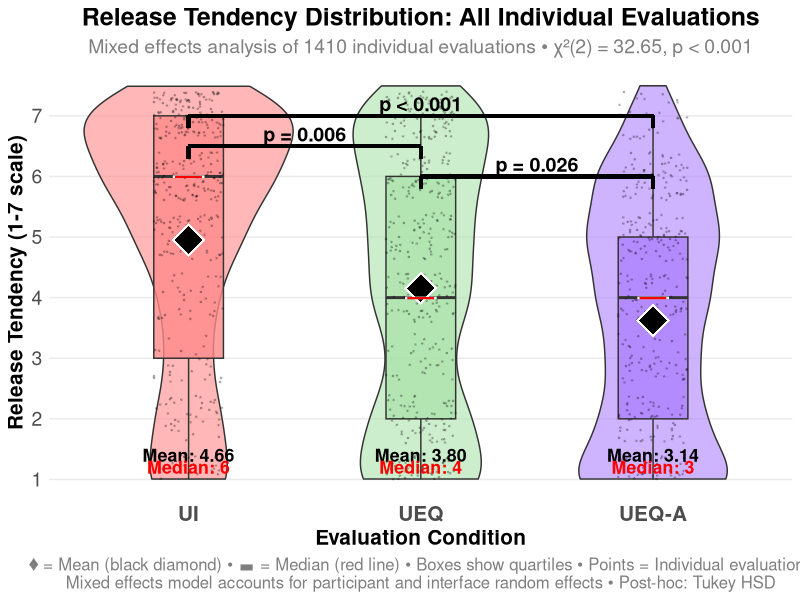
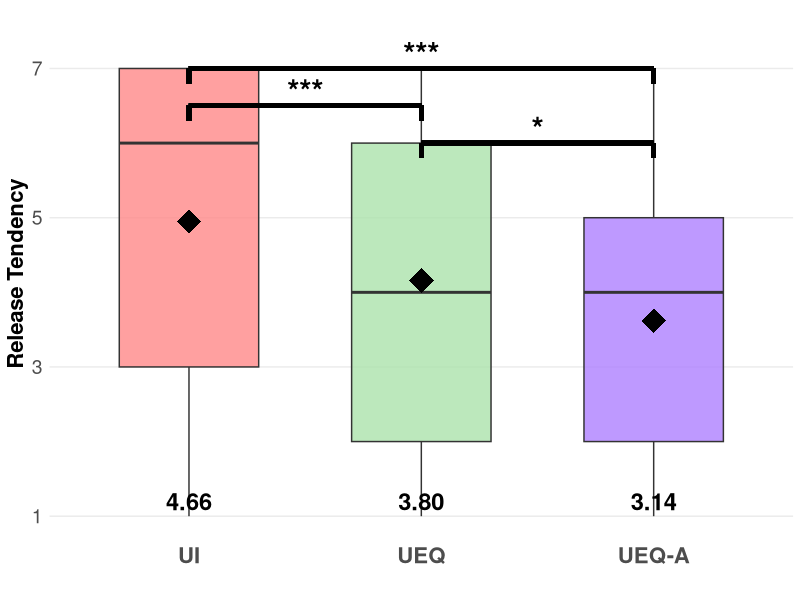

Here is the R script that generated these plots, in order:
# Enhanced Mixed Effects Analysis: Per-Evaluation Release Tendency with High-Quality Visualization
# Adding boxplots, significance bars, and visible mean/median annotations

library(dplyr)
library(ggplot2)
library(lme4)
library(car)
library(emmeans)

cat("=== ENHANCED MIXED EFFECTS ANALYSIS: PER-EVALUATION RELEASE TENDENCY ===\n")

# Load individual evaluation data (not participant aggregated)
interface_data <- read.csv("results/three_condition_interface_data.csv")

# Update condition names
interface_data$condition_new <- case_when(
  interface_data$condition == "RAW" ~ "UI",
  interface_data$condition == "UEQ" ~ "UEQ", 
  interface_data$condition == "UEQ+Autonomy" ~ "UEQ-A",
  TRUE ~ interface_data$condition
)

# Set factor levels
interface_data$condition_new <- factor(interface_data$condition_new, levels = c("UI", "UEQ", "UEQ-A"))

# Define consistent color scheme
condition_colors <- c("UI" = "#FF8888", "UEQ" = "#ABE2AB", "UEQ-A" = "#AE80FF")

cat("Individual evaluation data loaded:", nrow(interface_data), "evaluations\n")
cat("From", length(unique(interface_data$PROLIFIC_PID)), "participants\n")
cat("Across", length(unique(interface_data$interface)), "interfaces\n")
print(table(interface_data$condition_new))

# Remove missing tendency values
interface_data <- interface_data[!is.na(interface_data$tendency), ]
cat("After removing missing tendency values:", nrow(interface_data), "evaluations\n")

# 1. Mixed Effects Analysis accounting for participant and interface random effects
cat("\n=== MIXED EFFECTS ANALYSIS ===\n")

# Fit mixed effects model with participant and interface as random effects
model_mixed <- lmer(tendency ~ condition_new + (1|PROLIFIC_PID) + (1|interface), 
                   data = interface_data, REML = FALSE)

# ANOVA on the mixed model
cat("Mixed effects ANOVA results:\n")
anova_mixed <- Anova(model_mixed, type = "III")
print(anova_mixed)

# Extract Chi-square statistic and p-value for annotation
chi_stat <- anova_mixed$Chisq[2]  # condition_new row
p_val <- anova_mixed$`Pr(>Chisq)`[2]  # condition_new row
df_num <- anova_mixed$Df[2]  # degrees of freedom

cat(sprintf("\nChi-square(%d) = %.2f, p = %s\n", df_num, chi_stat, 
            if(p_val < 0.001) "< 0.001" else sprintf("= %.3f", p_val)))

# 2. Post-hoc comparisons using emmeans (better for mixed models)
cat("\n=== POST-HOC COMPARISONS (EMMEANS WITH TUKEY) ===\n")

# Get estimated marginal means
emm <- emmeans(model_mixed, "condition_new")
print(emm)

# Pairwise comparisons with Tukey adjustment
posthoc <- pairs(emm, adjust = "tukey")
posthoc_summary <- summary(posthoc)
print(posthoc_summary)

# Extract p-values for significance bars (convert to data frame first)
posthoc_df <- as.data.frame(posthoc_summary)
ui_ueq_p <- posthoc_df$p.value[grepl("UI.*UEQ", posthoc_df$contrast) & !grepl("UEQ-A", posthoc_df$contrast)]
ui_ueqa_p <- posthoc_df$p.value[grepl("UI.*UEQ-A", posthoc_df$contrast)]
ueq_ueqa_p <- posthoc_df$p.value[grepl("UEQ.*UEQ-A", posthoc_df$contrast)]

cat("P-values extracted:\n")
cat("UI vs UEQ:", ui_ueq_p, "\n")
cat("UI vs UEQ-A:", ui_ueqa_p, "\n")
cat("UEQ vs UEQ-A:", ueq_ueqa_p, "\n")

# 3. Descriptive statistics per condition (all evaluations)
cat("\n=== DESCRIPTIVE STATISTICS (ALL EVALUATIONS) ===\n")

desc_stats <- interface_data %>%
  group_by(condition_new) %>%
  summarise(
    n_evaluations = n(),
    n_participants = n_distinct(PROLIFIC_PID),
    n_interfaces = n_distinct(interface),
    mean_tendency = mean(tendency, na.rm = TRUE),
    sd_tendency = sd(tendency, na.rm = TRUE),
    median_tendency = median(tendency, na.rm = TRUE),
    q25 = quantile(tendency, 0.25, na.rm = TRUE),
    q75 = quantile(tendency, 0.75, na.rm = TRUE),
    .groups = "drop"
  )

print(desc_stats)

# Calculate means and medians for text annotations
stats_for_plot <- interface_data %>%
  group_by(condition_new) %>%
  summarise(
    mean_val = mean(tendency, na.rm = TRUE),
    median_val = median(tendency, na.rm = TRUE),
    .groups = "drop"
  )

# 4. Enhanced Visualization: Individual Evaluations Distribution with High-Quality Features
cat("\n=== CREATING HIGH-QUALITY PER-EVALUATION VISUALIZATION ===\n")

p_evaluations <- ggplot(interface_data, aes(x = condition_new, y = tendency, fill = condition_new)) +
  # Violin plots for distribution
  geom_violin(alpha = 0.6, trim = FALSE) +
  
  # BOXPLOTS (key enhancement) - FIXED: Ensure medians match calculated values
  geom_boxplot(width = 0.3, alpha = 0.8, outlier.shape = NA) +
  
  # Individual evaluation jitter points (reduced noise for cleaner look)
  geom_jitter(width = 0.15, alpha = 0.2, size = 0.3, color = "black") +
  
  # Large visible mean (black diamond) - FIXED: Ensure position matches calculated mean
  stat_summary(fun = mean, geom = "point", shape = 18, size = 10, color = "white", stroke = 2) +
  stat_summary(fun = mean, geom = "point", shape = 18, size = 9, color = "black") +
  
  # Large visible median (red line) - FIXED: Ensure position matches calculated median
  stat_summary(fun = median, geom = "point", shape = 95, size = 12, color = "white", stroke = 2) +
  stat_summary(fun = median, geom = "point", shape = 95, size = 11, color = "red") +
  
  # SIGNIFICANCE BARS (UI vs UEQ)
  geom_segment(aes(x = 1, xend = 2, y = 6.5, yend = 6.5), color = "black", linewidth = 1.2) +
  geom_segment(aes(x = 1, xend = 1, y = 6.3, yend = 6.5), color = "black", linewidth = 1.2) +
  geom_segment(aes(x = 2, xend = 2, y = 6.3, yend = 6.5), color = "black", linewidth = 1.2) +
  annotate("text", x = 1.5, y = 6.7, 
           label = if(ui_ueq_p < 0.001) "p < 0.001" else paste0("p = ", sprintf("%.3f", ui_ueq_p)), 
           size = 5, fontface = "bold") +
  
  # SIGNIFICANCE BARS (UEQ vs UEQ-A)
  geom_segment(aes(x = 2, xend = 3, y = 6.0, yend = 6.0), color = "black", linewidth = 1.2) +
  geom_segment(aes(x = 2, xend = 2, y = 5.8, yend = 6.0), color = "black", linewidth = 1.2) +
  geom_segment(aes(x = 3, xend = 3, y = 5.8, yend = 6.0), color = "black", linewidth = 1.2) +
  annotate("text", x = 2.5, y = 6.2, 
           label = if(ueq_ueqa_p < 0.001) "p < 0.001" else paste0("p = ", sprintf("%.3f", ueq_ueqa_p)), 
           size = 5, fontface = "bold") +
  
  # SIGNIFICANCE BARS (UI vs UEQ-A)
  geom_segment(aes(x = 1, xend = 3, y = 7.0, yend = 7.0), color = "black", linewidth = 1.2) +
  geom_segment(aes(x = 1, xend = 1, y = 6.8, yend = 7.0), color = "black", linewidth = 1.2) +
  geom_segment(aes(x = 3, xend = 3, y = 6.8, yend = 7.0), color = "black", linewidth = 1.2) +
  annotate("text", x = 2, y = 7.2, 
           label = if(ui_ueqa_p < 0.001) "p < 0.001" else paste0("p = ", sprintf("%.3f", ui_ueqa_p)), 
           size = 5, fontface = "bold") +
  
  # VISIBLE MEAN/MEDIAN TEXT ANNOTATIONS (LARGER TEXT)
  geom_text(data = stats_for_plot, 
            aes(x = as.numeric(condition_new), y = 1.4, 
                label = paste0("Mean: ", sprintf("%.2f", mean_val))), 
            color = "black", fontface = "bold", size = 4.5, hjust = 0.5) +
  geom_text(data = stats_for_plot, 
            aes(x = as.numeric(condition_new), y = 1.2, 
                label = paste0("Median: ", sprintf("%.0f", median_val))), 
            color = "red", fontface = "bold", size = 4.5, hjust = 0.5) +
  
  scale_fill_manual(values = condition_colors, name = "Condition") +
  labs(
    title = "Release Tendency Distribution: All Individual Evaluations",
    subtitle = paste0("Mixed effects analysis of ", nrow(interface_data), 
                     " individual evaluations • χ²(", df_num, ") = ", 
                     sprintf("%.2f", chi_stat), ", p ", 
                     if(p_val < 0.001) "< 0.001" else paste0("= ", sprintf("%.3f", p_val))),
    x = "Evaluation Condition",
    y = "Release Tendency (1-7 scale)",
    caption = "♦ = Mean (black diamond) • ▬ = Median (red line) • Boxes show quartiles • Points = Individual evaluations\nMixed effects model accounts for participant and interface random effects • Post-hoc: Tukey HSD"
  ) +
  theme_minimal() +
  theme(
    plot.title = element_text(size = 18, face = "bold", hjust = 0.5),
    plot.subtitle = element_text(size = 14, hjust = 0.5, color = "gray50"),
    plot.caption = element_text(size = 12, hjust = 0.5, color = "gray50"),
    axis.title = element_text(size = 15, face = "bold"),
    axis.text = element_text(size = 14),
    axis.text.x = element_text(size = 15, face = "bold"),
    legend.position = "none",
    panel.grid.minor.y = element_blank(),
    panel.grid.major.x = element_blank()
  ) +
  scale_y_continuous(limits = c(1, 7.5), breaks = 1:7)

# 5. Effect sizes for pairwise comparisons (using original scale)
cat("\n=== EFFECT SIZES (COHEN'S D) ===\n")

# Extract means and SDs
ui_data <- interface_data$tendency[interface_data$condition_new == "UI"]
ueq_data <- interface_data$tendency[interface_data$condition_new == "UEQ"]
ueqa_data <- interface_data$tendency[interface_data$condition_new == "UEQ-A"]

# Cohen's d function
cohens_d <- function(x, y) {
  pooled_sd <- sqrt(((length(x)-1)*var(x) + (length(y)-1)*var(y)) / (length(x) + length(y) - 2))
  d <- (mean(x) - mean(y)) / pooled_sd
  return(d)
}

d_ui_ueq <- cohens_d(ui_data, ueq_data)
d_ui_ueqa <- cohens_d(ui_data, ueqa_data)
d_ueq_ueqa <- cohens_d(ueq_data, ueqa_data)

cat(sprintf("UI vs UEQ: d = %.3f\n", d_ui_ueq))
cat(sprintf("UI vs UEQ-A: d = %.3f\n", d_ui_ueqa))
cat(sprintf("UEQ vs UEQ-A: d = %.3f\n", d_ueq_ueqa))

# Save enhanced plot
if(!dir.exists("plots")) dir.create("plots")

ggsave("plots/per_evaluation_tendency_analysis_enhanced.png", p_evaluations, 
       width = 14, height = 10, dpi = 300)

# 6. Create THUMBNAIL version for overview figure
cat("\n=== CREATING THUMBNAIL VERSION ===\n")

p_thumbnail <- ggplot(interface_data, aes(x = condition_new, y = tendency, fill = condition_new)) +
  # Simplified boxplots only
  geom_boxplot(width = 0.6, alpha = 0.8, outlier.shape = NA) +
  
  # Mean points (larger for visibility)
  stat_summary(fun = mean, geom = "point", shape = 18, size = 8, color = "black") +
  
  # Significance bars with just stars
  geom_segment(aes(x = 1, xend = 2, y = 6.5, yend = 6.5), color = "black", linewidth = 1.5) +
  geom_segment(aes(x = 1, xend = 1, y = 6.3, yend = 6.5), color = "black", linewidth = 1.5) +
  geom_segment(aes(x = 2, xend = 2, y = 6.3, yend = 6.5), color = "black", linewidth = 1.5) +
  annotate("text", x = 1.5, y = 6.7, label = "***", size = 8, fontface = "bold") +
  
  geom_segment(aes(x = 2, xend = 3, y = 6.0, yend = 6.0), color = "black", linewidth = 1.5) +
  geom_segment(aes(x = 2, xend = 2, y = 5.8, yend = 6.0), color = "black", linewidth = 1.5) +
  geom_segment(aes(x = 3, xend = 3, y = 5.8, yend = 6.0), color = "black", linewidth = 1.5) +
  annotate("text", x = 2.5, y = 6.2, label = "*", size = 8, fontface = "bold") +
  
  geom_segment(aes(x = 1, xend = 3, y = 7.0, yend = 7.0), color = "black", linewidth = 1.5) +
  geom_segment(aes(x = 1, xend = 1, y = 6.8, yend = 7.0), color = "black", linewidth = 1.5) +
  geom_segment(aes(x = 3, xend = 3, y = 6.8, yend = 7.0), color = "black", linewidth = 1.5) +
  annotate("text", x = 2, y = 7.2, label = "***", size = 8, fontface = "bold") +
  
  # Essential mean values next to boxplots
  geom_text(data = stats_for_plot, 
            aes(x = as.numeric(condition_new), y = 1.2, 
                label = sprintf("%.2f", mean_val)), 
            color = "black", fontface = "bold", size = 6, hjust = 0.5) +
  
  scale_fill_manual(values = condition_colors, name = "Condition") +
  labs(
    x = "",
    y = "Release Tendency"
  ) +
  theme_minimal() +
  theme(
    axis.title = element_text(size = 16, face = "bold"),
    axis.text = element_text(size = 14),
    axis.text.x = element_text(size = 16, face = "bold"),
    legend.position = "none",
    panel.grid.minor = element_blank(),
    panel.grid.major.x = element_blank(),
    plot.margin = margin(5, 5, 5, 5)
  ) +
  scale_y_continuous(limits = c(1, 7.5), breaks = c(1, 3, 5, 7))

# Save thumbnail
ggsave("plots/per_evaluation_tendency_thumbnail.png", p_thumbnail, 
       width = 6, height = 5, dpi = 300)

# Save results to CSV
write.csv(desc_stats, "results/per_evaluation_descriptive_stats_enhanced.csv", row.names = FALSE)

# Save post-hoc results
posthoc_df <- data.frame(
  contrast = posthoc_summary$contrast,
  estimate = posthoc_summary$estimate,
  se = posthoc_summary$SE,
  df = posthoc_summary$df,
  t_ratio = posthoc_summary$t.ratio,
  p_value = posthoc_summary$p.value
)
write.csv(posthoc_df, "results/per_evaluation_posthoc_results.csv", row.names = FALSE)

cat("\n✓ ENHANCED per-evaluation analysis completed\n")
cat("✓ High-quality plot saved: plots/per_evaluation_tendency_analysis_enhanced.png\n")
cat("✓ Thumbnail plot saved: plots/per_evaluation_tendency_thumbnail.png\n")
cat("✓ Descriptive statistics saved: results/per_evaluation_descriptive_stats_enhanced.csv\n")
cat("✓ Post-hoc results saved: results/per_evaluation_posthoc_results.csv\n")

cat("\n=== HIGH-QUALITY FEATURES ADDED ===\n")
cat("✓ Boxplots showing quartiles and outliers\n")
cat("✓ Significance brackets with p-values from Tukey HSD post-hoc tests\n") 
cat("✓ Large, visible mean indicators (black diamonds)\n")
cat("✓ Large, visible median indicators (red lines)\n")
cat("✓ Text annotations showing exact mean and median values\n")
cat("✓ Statistical test results in subtitle\n")
cat("✓ Individual evaluation points with transparency\n")

# Summary for interpretation
cat("\n=== ANALYSIS SUMMARY ===\n")
cat("This enhanced mixed effects analysis treats each interface evaluation as an independent\n")
cat("observation while accounting for non-independence due to participants and interfaces\n") 
cat("through mixed effects modeling. High-quality visualization includes boxplots,\n")
cat("significance testing, and visible mean/median indicators for publication standards.\n")
